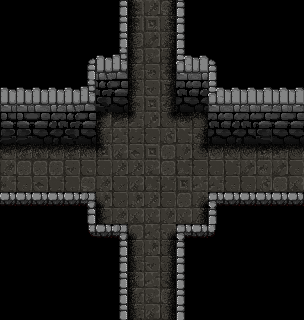

This is a level from a 2D game, rendered from its Tiled map with the project's own tilesets. A one-line summary and the complete map file follow:
An orthogonal 19x20 tile map with 16x16 px tiles, 4 tile layers (Ground, Decoration, Wall, Front), 5 tilesets.

<map version="1.10" tiledversion="1.10.1" orientation="orthogonal" renderorder="right-down" width="19" height="20" tilewidth="16" tileheight="16" infinite="0" nextlayerid="6" nextobjectid="1">
 <tileset firstgid="1" name="dungeon1_grey_floor" tilewidth="16" tileheight="16" tilecount="96" columns="12">
  <image source="../../textures/tilemap/dungeon1/dungeon1_grey_floor.png" width="192" height="128" />
 </tileset>
 <tileset firstgid="97" name="dungeon1_tile_shading_tilesheet" tilewidth="16" tileheight="16" tilecount="25" columns="5">
  <image source="../../textures/tilemap/dungeon1/dungeon1_tile_shading.png" width="80" height="80" />
 </tileset>
 <tileset firstgid="122" name="dungeon1_walls_tilesheet" tilewidth="16" tileheight="16" tilecount="65" columns="13">
  <image source="../../textures/tilemap/dungeon1/dungeon1_walls.png" width="208" height="80" />
 </tileset>
 <tileset firstgid="187" name="dungeon1_walls_pillar_tilesheet" tilewidth="16" tileheight="16" tilecount="18" columns="3">
  <image source="../../textures/tilemap/dungeon1/dungeon1_walls_pillar.png" width="48" height="96" />
 </tileset>
 <tileset firstgid="205" name="dungeon1_walls_pit_tilesheet" tilewidth="16" tileheight="16" tilecount="35" columns="5">
  <image source="../../textures/tilemap/dungeon1/dungeon1_walls_pit.png" width="80" height="112" />
 </tileset>
 <layer id="2" name="Ground" width="19" height="20">
  <data encoding="csv">
0,0,0,0,0,0,0,0,15,6,92,0,0,0,0,0,0,0,0,
0,0,0,0,0,0,0,0,15,67,50,0,0,0,0,0,0,0,0,
0,0,0,0,0,0,0,0,68,26,5,0,0,0,0,0,0,0,0,
0,0,0,0,0,0,0,0,16,53,90,0,0,0,0,0,0,0,0,
0,0,0,0,0,0,0,0,66,4,76,0,0,0,0,0,0,0,0,
0,0,0,0,0,0,0,0,32,8,63,0,0,0,0,0,0,0,0,
0,0,0,0,0,0,0,0,32,91,52,0,0,0,0,0,0,0,0,
0,0,0,0,0,0,68,75,31,74,41,4,62,0,0,0,0,0,0,
0,0,0,0,0,0,90,31,38,85,50,62,52,0,0,0,0,0,0,
52,77,73,80,25,79,91,77,76,87,44,54,61,44,7,8,67,51,89,
30,20,16,44,8,65,61,6,6,53,88,66,37,13,90,26,28,26,37,
27,37,76,90,13,92,30,41,77,66,14,15,51,31,37,37,50,68,29,
0,0,0,0,0,0,78,41,78,6,37,68,30,0,0,0,0,0,0,
0,0,0,0,0,0,61,30,29,49,54,49,30,0,0,0,0,0,0,
0,0,0,0,0,0,0,0,68,7,80,0,0,0,0,0,0,0,0,
0,0,0,0,0,0,0,0,89,78,41,0,0,0,0,0,0,0,0,
0,0,0,0,0,0,0,0,90,8,17,0,0,0,0,0,0,0,0,
0,0,0,0,0,0,0,0,73,51,65,0,0,0,0,0,0,0,0,
0,0,0,0,0,0,0,0,55,53,68,0,0,0,0,0,0,0,0,
0,0,0,0,0,0,0,0,38,77,18,0,0,0,0,0,0,0,0
</data>
 </layer>
 <layer id="3" name="Decoration" width="19" height="20">
  <data encoding="csv">
0,0,0,0,0,0,0,0,1610612840,0,3758096482,0,0,0,0,0,0,0,0,
0,0,0,0,0,0,0,0,1610612836,0,3758096483,0,0,0,0,0,0,0,0,
0,0,0,0,0,0,0,0,1610612839,0,3758096483,0,0,0,0,0,0,0,0,
0,0,0,0,0,0,0,0,1610612840,0,3758096488,0,0,0,0,0,0,0,0,
0,0,0,0,0,0,0,0,1610612834,0,3758096484,0,0,0,0,0,0,0,0,
0,0,0,0,0,0,0,0,1610612836,0,3758096489,0,0,0,0,0,0,0,0,
0,0,0,0,0,0,0,0,1610612834,0,3758096487,0,0,0,0,0,0,0,0,
0,0,0,0,0,0,97,105,2147483756,0,108,100,102,0,0,0,0,0,0,
0,0,0,0,0,0,1610612834,0,0,0,0,0,3758096482,0,0,0,0,0,0,
105,105,103,105,105,103,2147483758,0,0,0,0,0,110,103,103,103,104,104,103,
0,0,0,0,0,0,0,0,0,0,0,0,0,0,0,0,0,0,0,
0,0,0,0,0,0,0,0,0,0,0,0,0,0,0,0,0,0,0,
0,0,0,0,0,0,3221225580,0,0,0,0,0,1073741932,0,0,0,0,0,0,
0,0,0,0,0,0,1610612840,0,0,0,0,0,3758096482,0,0,0,0,0,0,
0,0,0,0,0,0,0,0,3221225580,0,1073741932,0,0,0,0,0,0,0,0,
0,0,0,0,0,0,0,0,1610612834,0,3758096489,0,0,0,0,0,0,0,0,
0,0,0,0,0,0,0,0,1610612841,0,3758096482,0,0,0,0,0,0,0,0,
0,0,0,0,0,0,0,0,1610612835,0,3758096488,0,0,0,0,0,0,0,0,
0,0,0,0,0,0,0,0,1610612834,0,3758096489,0,0,0,0,0,0,0,0,
0,0,0,0,0,0,0,0,1610612841,0,3758096484,0,0,0,0,0,0,0,0
</data>
 </layer>
 <layer id="4" name="Wall" width="19" height="20">
  <data encoding="csv">
0,0,0,0,0,0,0,148,0,0,0,160,0,0,0,0,0,0,0,
0,0,0,0,0,0,0,148,0,0,0,160,0,0,0,0,0,0,0,
0,0,0,0,0,0,0,148,0,0,0,160,0,0,0,0,0,0,0,
0,0,0,0,0,122,126,127,0,0,0,130,131,134,0,0,0,0,0,
0,0,0,0,0,148,139,140,0,0,0,143,144,147,0,0,0,0,0,
123,123,124,125,126,127,152,153,0,0,0,156,157,130,131,132,133,132,133,
136,136,137,138,139,140,165,166,0,0,0,169,170,143,144,145,146,145,146,
149,149,150,151,152,153,0,0,0,0,0,0,0,156,157,158,159,153,153,
162,162,163,164,165,166,0,0,0,0,0,0,0,169,170,171,172,166,166,
0,0,0,0,0,0,0,0,0,0,0,0,0,0,0,0,0,0,0,
0,0,0,0,0,0,0,0,0,0,0,0,0,0,0,0,0,0,0,
0,0,0,0,0,0,0,0,0,0,0,0,0,0,0,0,0,0,0,
0,0,0,0,0,0,0,0,0,0,0,0,0,0,0,0,0,0,0,
0,0,0,0,0,148,0,0,0,0,0,0,0,160,0,0,0,0,0,
0,0,0,0,0,0,0,0,0,0,0,0,0,0,0,0,0,0,0,
0,0,0,0,0,0,0,148,0,0,0,160,0,0,0,0,0,0,0,
0,0,0,0,0,0,0,148,0,0,0,160,0,0,0,0,0,0,0,
0,0,0,0,0,0,0,148,0,0,0,160,0,0,0,0,0,0,0,
0,0,0,0,0,0,0,148,0,0,0,160,0,0,0,0,0,0,0,
0,0,0,0,0,0,0,148,0,0,0,160,0,0,0,0,0,0,0
</data>
 </layer>
 <layer id="5" name="Front" width="19" height="20">
  <data encoding="csv">
0,0,0,0,0,0,0,0,0,0,0,0,0,0,0,0,0,0,0,
0,0,0,0,0,0,0,0,0,0,0,0,0,0,0,0,0,0,0,
0,0,0,0,0,0,0,0,0,0,0,0,0,0,0,0,0,0,0,
0,0,0,0,0,0,0,0,0,0,0,0,0,0,0,0,0,0,0,
0,0,0,0,0,0,0,0,0,0,0,0,0,0,0,0,0,0,0,
0,0,0,0,0,0,0,0,0,0,0,0,0,0,0,0,0,0,0,
0,0,0,0,0,0,0,0,0,0,0,0,0,0,0,0,0,0,0,
0,0,0,0,0,0,0,0,0,0,0,0,0,0,0,0,0,0,0,
0,0,0,0,0,0,0,0,0,0,0,0,0,0,0,0,0,0,0,
0,0,0,0,0,0,0,0,0,0,0,0,0,0,0,0,0,0,0,
0,0,0,0,0,0,0,0,0,0,0,0,0,0,0,0,0,0,0,
0,0,0,0,0,0,0,0,0,0,0,0,0,0,0,0,0,0,0,
188,188,188,188,188,189,0,0,0,0,0,0,0,187,188,188,188,188,188,
0,0,0,0,0,0,0,0,0,0,0,0,0,0,0,0,0,0,0,
0,0,0,0,0,235,188,189,0,0,0,187,188,239,0,0,0,0,0,
0,0,0,0,0,0,0,0,0,0,0,0,0,0,0,0,0,0,0,
0,0,0,0,0,0,0,0,0,0,0,0,0,0,0,0,0,0,0,
0,0,0,0,0,0,0,0,0,0,0,0,0,0,0,0,0,0,0,
0,0,0,0,0,0,0,0,0,0,0,0,0,0,0,0,0,0,0,
0,0,0,0,0,0,0,0,0,0,0,0,0,0,0,0,0,0,0
</data>
 </layer>
</map>
